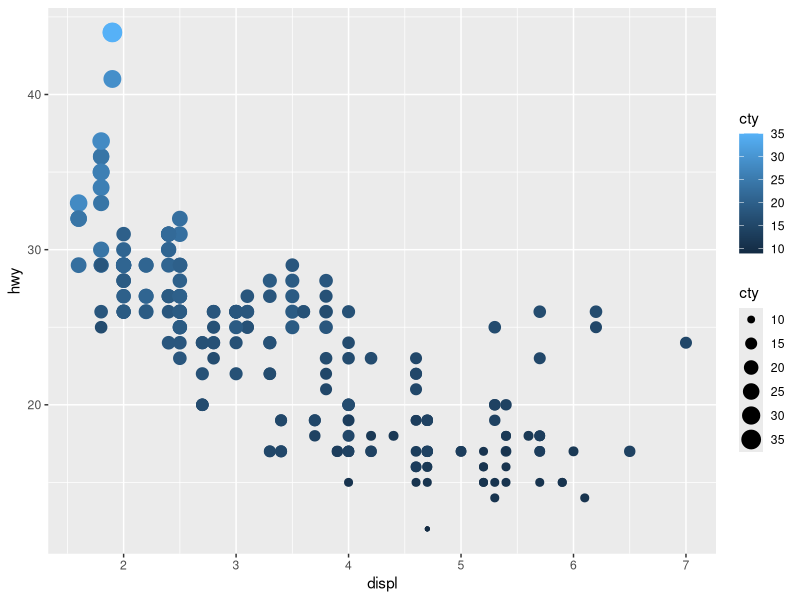
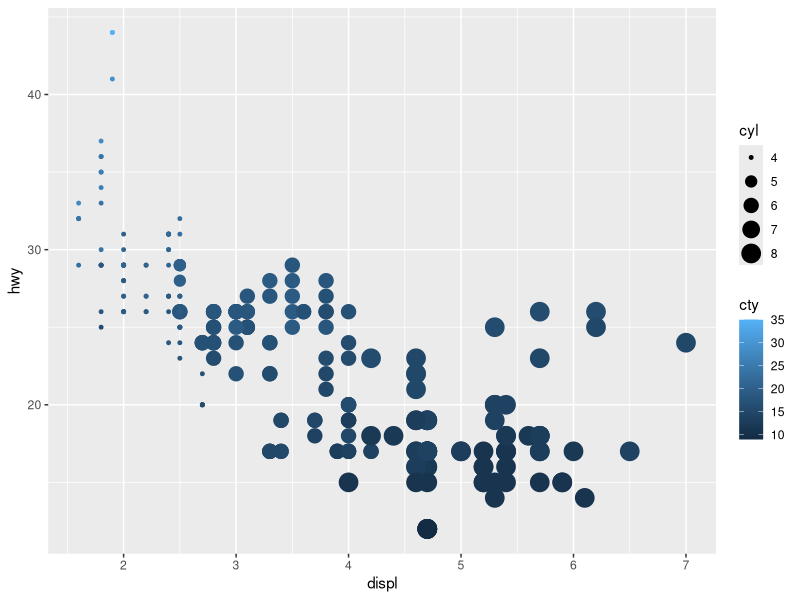
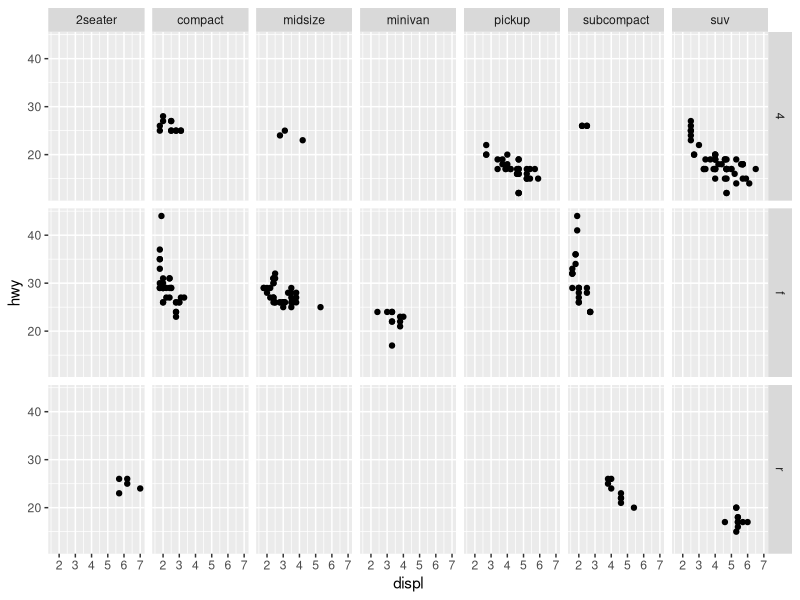
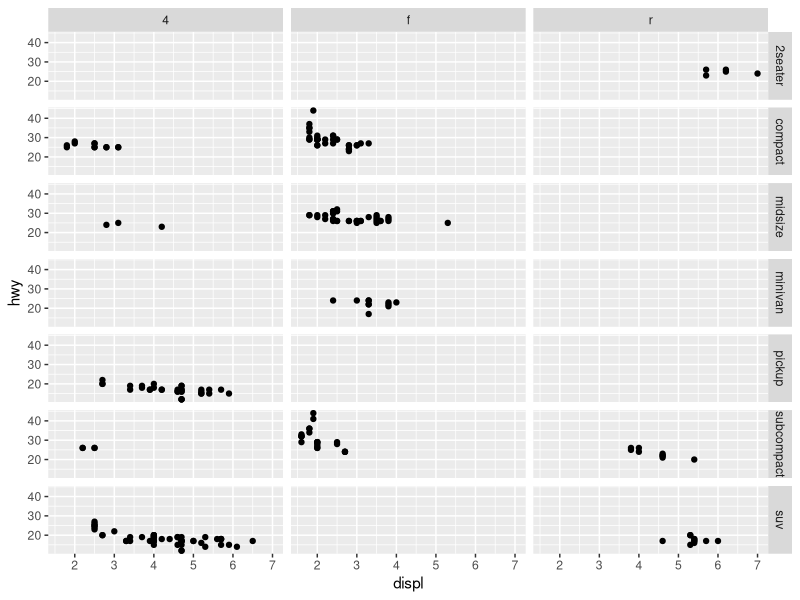
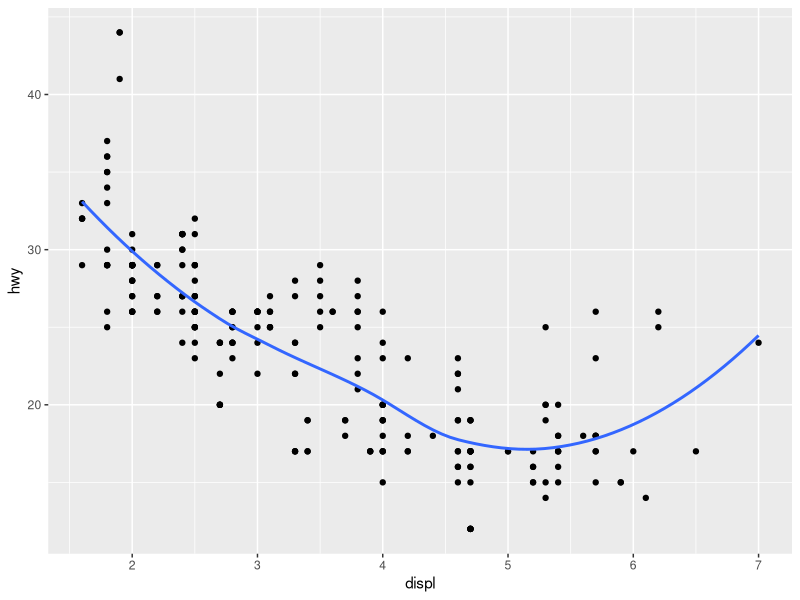
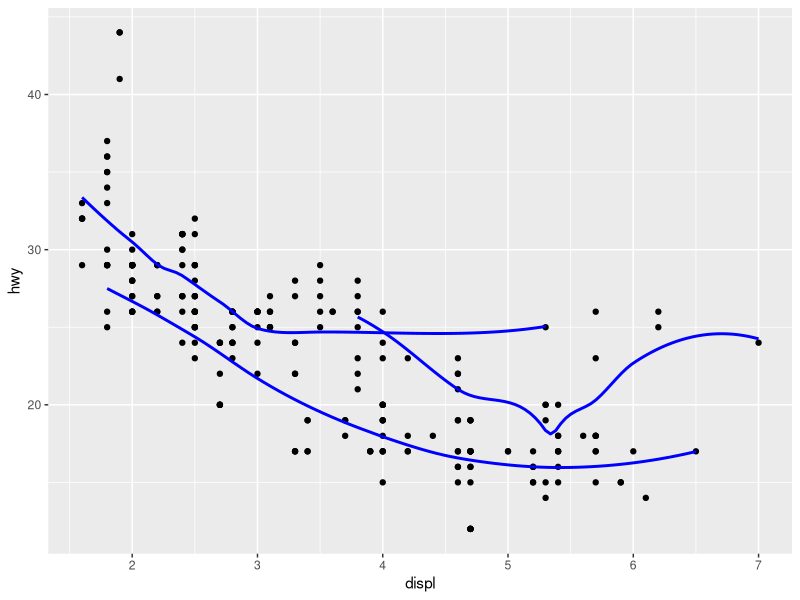
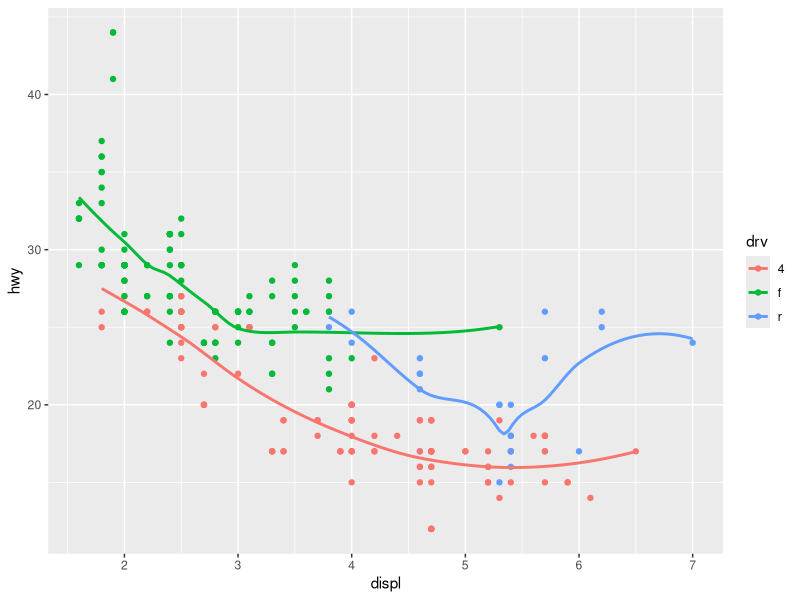
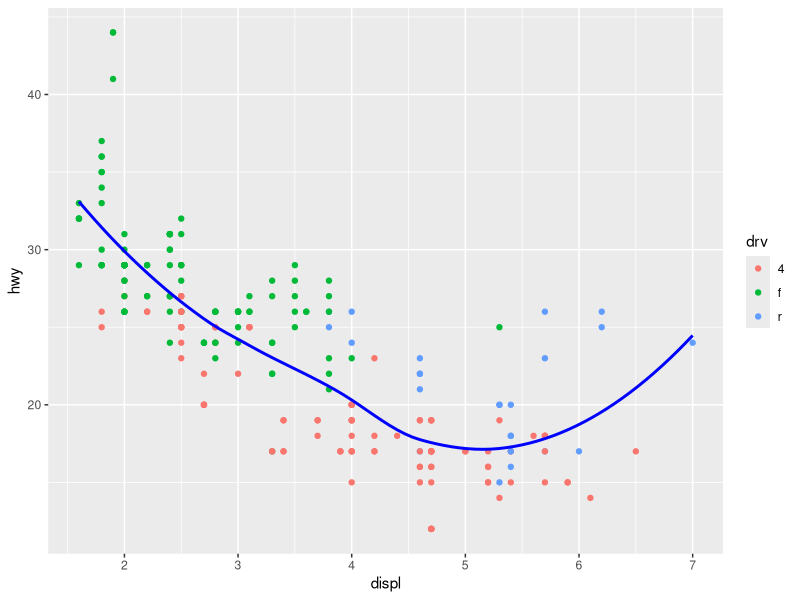

These charts were generated, in order, by the following R code:
library('tidyverse')

# Questão 1 (3.3.1-4)
#> O que acontece se você mapear a mesma variável para múltiplas estéticas?
  
#**(Resposta)** O que vai acontecer é que o gráfico vai apresentar características estéticas diferentes para uma mesma variável. Mapear uma variável para várias estéticas não é algo interessante a se fazer porque gera um gráfico com informação redundante. Veja o gráfico a seguir:
  
ggplot(data = mpg) + 
  geom_point(mapping = aes(x = displ, y = hwy, colour = cty, size = cty))

# Agora veja este segundo gráfico, em que variáveis diferentes são utilizadas:
  
ggplot(data = mpg) + 
  geom_point(mapping = aes(x = displ, y = hwy, colour = cty, size = cyl))

# O segundo gráfico fornece mais informações sobre o conjunto de dados (apesar de ainda não produzir uma boa visualização) quando comparado com o gráfico anterior que utilziava uma mesma variável mapeada em diferentes estéticas.

# Questão 2 (3.5.1-6)
#> Ao usar `facet_grid()` você geralmente deve colocar a variável com mais valores (ou níveis) diferentes nas colunas. Por quê? (Mostre um exemplo com um gráfico feito com a variável com muitos valores nas linhas e outro gráfico com a mesma variável nas colunas)

#**(Resposta)** Colocar a variável com mais valores (ou níveis) nas colunas é uma convenção para facilitar a visualização das informações. É melhor ver um gráfico grande na horizontal do que na vertical. Assim, usar a variável com mais valores únicos nas colunas, o gráfico "cresce" horizontalmente. Por outro lado, se a variável com mais valores não é usada nas colunas, o gráfico vai "crescer" verticalmente, podendo prejudicar a visualização das informações contidas no gráfico. Veja os exemplos a seguir:
  
ggplot(data = mpg) +
  geom_point(mapping = aes(x = displ, y = hwy)) + 
  facet_grid(drv ~ class)

ggplot(data = mpg) +
  geom_point(mapping = aes(x = displ, y = hwy)) + 
  facet_grid(class ~ drv)

#Como você pode notar, o primeiro gráfico é muito mais agradável de se analisar.

# Questão 3 (3.6.1-6)
#> Recrie o código R para gerar os gráficos (6 gráficos)

#**(Resposta)**
  

ggplot(data = mpg, mapping = aes(x = displ, y = hwy)) + 
  geom_point() + 
  geom_smooth(se = FALSE)

ggplot(data = mpg, mapping = aes(x = displ, y = hwy)) + 
  geom_point() + 
  geom_smooth(mapping = aes(group = drv), color = 'blue', se = FALSE)

ggplot(data = mpg, mapping = aes(x = displ, y = hwy)) + 
  geom_point(mapping = aes(colour = drv)) + 
  geom_smooth(mapping = aes(group = drv, colour = drv), se = FALSE)

ggplot(data = mpg, mapping = aes(x = displ, y = hwy)) + 
  geom_point(mapping = aes(colour = drv)) + 
  geom_smooth(colour = 'blue', se = FALSE)

ggplot(data = mpg, mapping = aes(x = displ, y = hwy)) + 
  geom_point(mapping = aes(colour = drv)) + 
  geom_smooth(mapping = aes(linetype = drv), colour = 'blue', se = FALSE)

ggplot(data = mpg, mapping = aes(x = displ, y = hwy)) + 
  geom_point(mapping = aes(colour = drv))

# Questão 4 (3.7.1-5)
#> No gráfico de barras de nossa proporção, precisamos configurar group = 1. Por quê? Em outras palavras, qual o problema com esses dois gráficos? Corrija os códigos citados.

ggplot(data = diamonds) + 
  geom_bar(mapping = aes(x = cut, y = ..prop..))

ggplot(data = diamonds) + 
  geom_bar(mapping = aes(x = cut, fill = color, y = ..prop..))

#**(Resposta)** É necessário usar `group = 1` para configurar a proporção do eixo y corretamente. Nos dois gráficos apresentados acima, a proporção para todos os diamantes está igual a um e isso não é o que gostaríamos de ter no gráfico. Para corrigir esse problema podemos fazer como mostra o código a seguir:
  
ggplot(data = diamonds) + 
  geom_bar(mapping = aes(x = cut, y = ..prop.., group = 1))

ggplot(data = diamonds) + 
  geom_bar(mapping = aes(x = cut, fill = color, y = ..prop.., group = color))

# Questão 5 (3.8.1-4)
#> Qual o ajuste de posição padrão para `geom_boxplot()`? Crie uma visualização do conjunto de dados `mpg` que demonstra o uso desse ajuste de posição.

#**(Resposta)** Para responder essa questão basta verificar a documentação da função `geom_boxplot()`, em que especifica que a posição padrão é `dodge`. Veja o exemplo a seguir:
  

ggplot(data = mpg, aes(x = drv, y = hwy, color = class)) +
  geom_boxplot()


#Como você pode ver no gráfico acima, as diferentes classes da variável `drv` estão lado a lado e isso se deve ao fato de que `geom_boxplot()` usa `dodge` como posição padrão.

#Agora veja o exemplo do uso de `geom_boxplot()` utilizando posição `identity`:
  

ggplot(data = mpg, aes(x = drv, y = hwy, color = class)) +
  geom_boxplot(position = 'identity')


#Nesse último gráfico apresentado acima, as diferentes classes da variável `drv` não estão mais lado a lado, elas estão "uma por cima da outra".

# Questão 6 (3.9.1-4)
#> O que o gráfico abaixo diz sobre o relacionamento entre eficiência de uso de combustível na cidade (`cty`) e na estrada (`mpg`)? Por que `coord_fixed()` é importante? O que é que `geom_abline()` faz?
  
ggplot(data = mpg, mapping = aes(x = cty, y = hwy)) +
  geom_point() + 
  geom_abline() +
  coord_fixed()

#**(Resposta)** O gráfico me diz que a relação entre `cty` e `hwy` é linear. `coord_fixed()` é importante para garantir que a linha (criada com `geom_abline()`) tem um ângulo de 45 graus e então facilitar a comparação de dados ao visualizar o gráfico. Por fim, como já comentado, `geom_abline()` serve para traçar a linha no gráfico.





